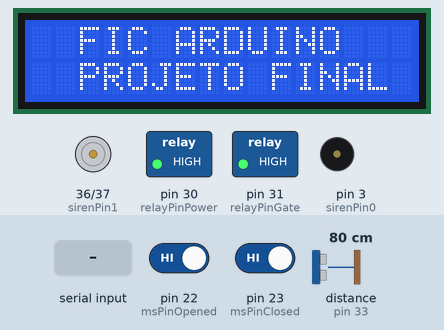
Recording of a sketch running on a simulated Arduino Mega 2560, built with avr-gcc and run on an emulated ATmega2560. Parts: 16×2 character LCD, motor-driver pin pairs drawn as motors (green arrow = first pin HIGH = forward, orange = second pin HIGH = backward, longer = more drive), switched loads named in the sketch (green lamp = pin HIGH), buzzer (waves = sounding). The inputs (shaded band) are chosen by the test bench; at power-on: pin 22 (msPinOpened) HIGH, pin 23 (msPinClosed) HIGH, distance to the obstacle (sensor on pin 33) 80 cm. The echo pulse lasts 58.3 µs per cm; what the sketch prints to the serial monitor is not drawn.

Above: at 1.2 s.
1.3 s: "o" received over Serial
At 2.1 s:
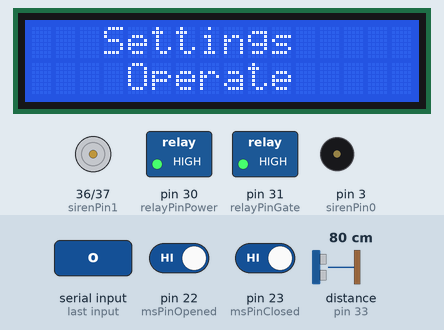
4.3 s: pin 22 (msPinOpened) driven LOW
At 5.6 s:
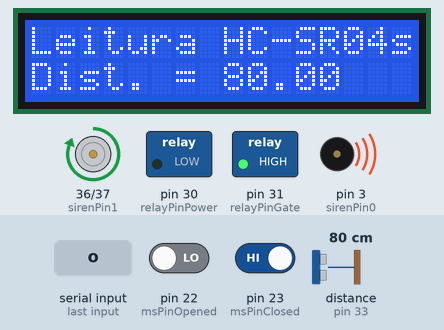
7.3 s: pin 23 (msPinClosed) driven LOW
At 7.7 s:
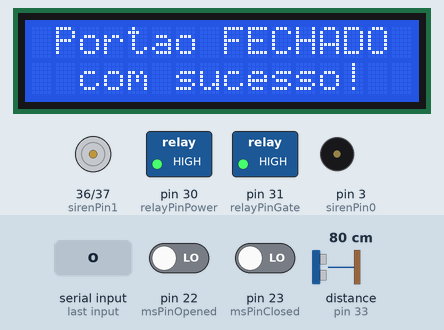
8.8 s: "s" received over the second serial link
At 9.8 s:
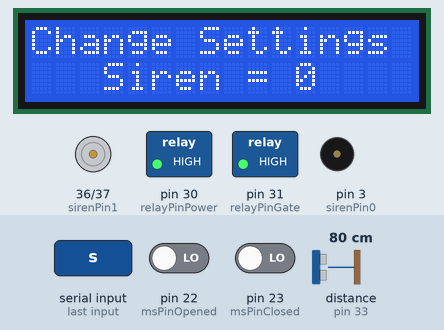
11.8 s: pin 23 (msPinClosed) driven HIGH
At 12.7 s:
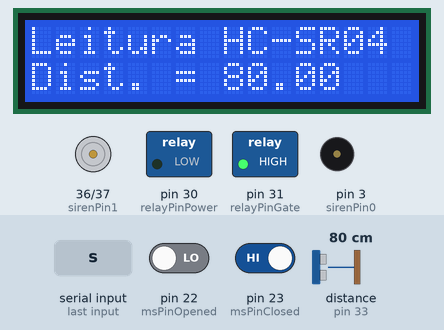
13.8 s: distance to the obstacle (sensor on pin 33) set to 33 cm
At 15.0 s:
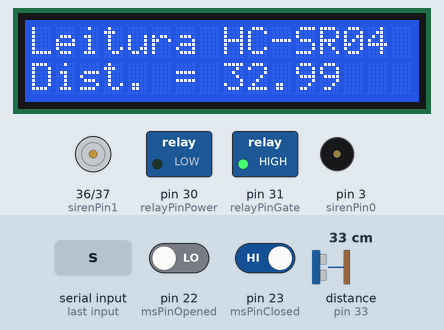
15.3 s: distance to the obstacle (sensor on pin 33) set to 28 cm
Timing chart, 0 to 52.6 s (numbered marks = the images above; inputs shaded):
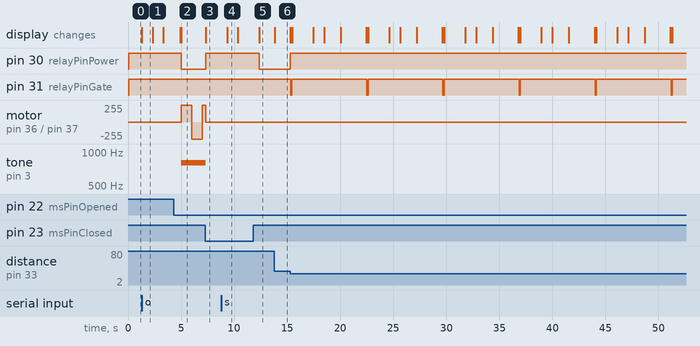

The sketch:

00_-_Projeto_Final.ino
```cpp
/*-----------------------------------------------------------------------
 *      PROJETO FINAL DO CURSO DE ARDUÍNO IFSC 2018.2
 *
 * ALUNOS:  Guilherme Maximiliano Reichert Negri      guilhermenegri@gmail.com
 *          Giovane Alexandre Werlang                 giovanealexandre@hotmail.com
 *
 * OBJETIVO:  Controle de portão eletrônico (mas poderia ser qualquer carga!)
 * MOTIVAÇÃO: Moro em um condomínio com sala comercial no térreo. Durante o horário comercial o portão fica
 *            aberto para os clientes da sala comercial usarem as garagens, fora do horário comercial o portão
 *            deve ficar fechado. O problema é que o portão não sabe quando é horário comercial, e não há forma
 *            fácil de habilitar o fechamento automático. O PIOTA veio para resolver esse problemas e adicionar
 *            funções ao simples portão eletrônico tradicional.
 *
 * Faça o download do código em: https://github.com/IsoMaximous/IFSC_2018.2_Arduino
 *
 * Código do programa de Portão Eletrônico Automátio
 * P - Portão
 *  i - Internet
 *  o - Of
 *  t - Things
 * A - Automático
 *
 *   **********************************************
 *   ********** VERSÃO PARA ARDUINO MEGA **********
 *   **********************************************
 *
 * MELHORIAS A IMPLEMENTAR:
 * 1 - Gravação de novo controle na memória EEPROM
 * 2 - Conexão com internet via ESP 8266 e protocolo MQTT
 * 3 - Implementar Photo Resistor
 * 4 - Operar settings via controle IR
 * 5 - Implementar barreia IR e remover Ultrasonic
 *-----------------------------------------------------------------------*/

// BIBLIOTECAS AUXILIARES
#include "Arduino.h"          //Biblioteca nativa
#include "LiquidCrystal.h"    //Biblioteca nativa para utilizar LCD 16x2
#include "Ultrasonic.h"       //Biblioteca para sensor ultrassônico HC-SR04
#include "IRremote.h"         //Biblioteca para utilizar sensor infra vermelho (Somente receptor nesta fase do porjeto)
#include "RCSwitch.h"         //Biblioteca para utilizar receptor RF 433Mhz, mesmo que controles remotos padrão de portão eletrônico
#include "LinkedList.h"       //Biblioteca com funções para manipular listas. (Somente testes nesta fase do porjeto)
#include "EEPROM.h"           //Biblioteca com funções de escrita e leitura da EEPROM. Os códigos dos controles remotos utilizados fora salvos na EEPROM.
/*OBS: A biblioteca IRremote.h utiliza o timer 1, assim como a função nativa tone(), o que gera conflito e não compila o código.
 * Portanto, é necessário alterar qual timer o IRremote utiliza, no arquivo boarddefs.h linha 82 para ATmega2560 */

// DEFINIÇÃO DOS PINOS

// a) LCD - LiquidCrystal lcd(rs, en, d4, d5, d6, d7)
#define lcdPin_RS  29
#define lcdPin_E 28
#define lcdPin_D4 24
#define lcdPin_D5 25
#define lcdPin_D6 26
#define lcdPin_D7 27

// b) Fim de curso - Micro Switches
#define msPinOpened 22
#define msPinClosed 23

// c) Relés
#define relayPinPower 30
#define relayPinGate 31

// d) HCSR04
#define hcPin_trig 32
#define hcPin_echo 33

// e) Infra Vermelho
#define IRrecvPin 34

// f) Buzzer
#define sirenPin0 3
#define sirenPin1 36
#define sirenPin2 37

// g) Photo resistor, para acionar o motor ao escurecer (Não implementado nesta fase do projeto)

// VARIÁVEIS GLOBAIS E DEFINIÇÕES
const int lcdCol = 16;                    //CONSTANTE Configuração do número de colunas do LCD
const int lcdRow =  2;                    //CONSTANTE Configuração do número de linhas do LCD
const int lcdAnimaConst = 15;             //CONSTANTE Configuração para regular velocidade de troca de tela no LCD
const int eeAddressRFListSize = 0;        //Posição na memória EEPROM que armazena tamanho da lista de controles RF cadastrados
int eeAddressRFFirstRegister = 1;         //Posição na memória EEPROM que armazena primeiro controle RF cadastrado
int rfListSize = 0;                       //Variável Tamanho da lista de controles RF cadastrados
int lcdChange = 0;                        //CONTADOR para alterar mensagem no LCD
int msOpenedStatus = 0;                   //Variável Status do micro switch Portão Aberto
int msClosedStatus = 0;                   //Variável Status do micro switch Portão Fechado
int gateLast = 0;                         //Variável com a última operação do portão (abrir ou fechar)
unsigned long gateOperateLast = millis(); //Variável com tempo inicial para IRrecev
unsigned long lcdLast = millis();         //Variável com tempo inicial para LCD Anima
unsigned long gateAutoCloseLast = 0;      //Variável com tempo inicial para gateAutoClose
unsigned long sirenLast = 0;              //Variável com tempo inicial para siren
bool sirenChange = 0;                     //Variável que muda entre 2 estados da sirene (frequência e cor de led)
bool sirenOn = 1;                         //Variável boleana que liga/desliga função siren ( ON=1; OFF=0 )
int gac =0;                               //Variável intermediária que dispara a função gateAutoClose() quando atinge tempo limite definodo por delayToAutoCloseGate
unsigned int sirenFreq1 = 800;            //Variável usada na função Tone()para sirene
unsigned int sirenFreq2 = 1500;           //Variável usada na função Tone()para sirene
unsigned int sirenDelayToChange = 1000;   //CONSTANTE tempo entre trocas da sirene
char setValue = 0;                        //Variável para Switch Case dos Ajustes via terminal
char setValue1 = 0;                       //Variável para Switch Case dos Ajustes via bluetooth (ligado em Tx1 e Rx1 do Mega)

// Variáveis Customizáveis
const int delayToAutoCloseGate = 5;       //CONSTANTE Configuração do tempo de espera para fechamento automático, em segundos
bool gateAutoCloseOn = 1;                 //Variável boleana que liga/desliga função gateAutoClose ( ON=1; OFF=0 )

// INICIALIZAÇÃO DE OBJETOS
LiquidCrystal lcd(lcdPin_RS,lcdPin_E,lcdPin_D4,lcdPin_D5,lcdPin_D6,lcdPin_D7);  //Inicializa LCD
Ultrasonic ultrasonic(hcPin_trig,hcPin_echo);                                   //Inicializa HC-SR04
IRrecv IRrecvSignal(IRrecvPin);                                                 //Inicializa receptor IRrecv
decode_results IRrecvResults;                                                   //Converte valores lidos pelo receptor IRrecv
RCSwitch rfSignal = RCSwitch();                                                 //Inicializa receptor RF
LinkedList<unsigned long> rfList = LinkedList<unsigned long>();                 //Lista de códigos de controle salvos pelo portão

void setup() {
  Serial.begin(9600);               //Inicializa terminal
  Serial1.begin(9600);              //Inicializa bluetooth

  lcd.begin(lcdCol, lcdRow);        //Configuração do número de colunas e linhas do LCD
  pinMode(msPinOpened,INPUT);       //Configuração do pino do micro switch "Portão Aberto"
  pinMode(msPinClosed,INPUT);       //Configuração do pino do micro switch "Portão Fechado"
  pinMode(relayPinPower,OUTPUT);    //Configuração do pino do relé de alimentação "Power"
  pinMode(relayPinGate,OUTPUT);     //Configuração do pino do relé de direção (abre/fecha) "Gate"
  digitalWrite(relayPinPower,HIGH); //Relé "Low level trigger", iniciar em HIGH para não atuar relé
  digitalWrite(relayPinGate,HIGH);  //Relé "Low level trigger", iniciar em HIGH para não atuar relé
  pinMode(IRrecvPin,INPUT);         //Configuração do pino do Infra Vermelho
  pinMode(sirenPin0,OUTPUT);        //Configuração do pino da sirene - Buzzer
  pinMode(sirenPin1,OUTPUT);        //Configuração do pino da sirene - LED 1
  pinMode(sirenPin2,OUTPUT);        //Configuração do pino da sirene - LED 2
  IRrecvSignal.enableIRIn();        //Inicializa o receiver
  rfSignal.enableReceive(0);        //Recebe na interrupt 0 => que é o Pin #2
  eepromLoad();                     //Função que carrega lista de códigos de controle salvos na EEPROM
}

void loop() {

  msRead();       //Lê status das chaves de fim de curso
  rfRead();       //Verifica se recebeu sinal de RF
  IRrecvRead();   //Verifica se recebeu sinal de IR
  lcdAnima();     //Animação do LCD (Opcional)
  gateAutoClose(delayToAutoCloseGate);    //Verifica fechamento automáico do portão
  settings();     //Verifica se recebeu instruções para alterar configurações customizáveis do portão

}

// FUNÇÕES E SUBROTINAS

// 01 - Escreve no LCD
// Função interna criada para simplificar a leitura do código quando enviado comando de escrever no LCD
void lcdWrite(int lcdRow1, String lcdRow1Txt, int lcdRow2, String lcdRow2Txt,bool lcdClear){
  if (lcdClear) { lcd.clear(); }  //Limpa display
  lcd.setCursor(lcdRow1,0);       //Posiciona cursor na linha 1
  lcd.print(lcdRow1Txt);          //Escreve na linha 1
  lcd.setCursor(lcdRow2,1);       //Posiciona cursor na linha 2
  lcd.print(lcdRow2Txt);          //Escreve na linha 2
}

// 02 - Animação do LCD enquando nada acontece
void lcdAnima() {
  switch (lcdChange){
    case 0:   lcdWrite(2,"FIC ARDUINO",2,"PROJETO FINAL",1);          break;
    case 100: lcdWrite(0,"Controles Salvos",7,String(rfListSize),1);        break;
    case 250: lcdWrite(3,"SMART GATE",4," (-_-) ",1);                 break;
    case 290: lcdWrite(3,"SMART GATE",4," (o_o) ",0);                 break;
    case 320: lcdWrite(3,"SMART GATE",4," (-_-) ",0);                 break;
    case 340: lcdWrite(3,"SMART GATE",4," (0_0) ",0);                 break;
    case 370: lcdWrite(3,"SMART GATE",4,"_(0_0)_",0);                 break;
    case 390: lcdWrite(3,"SMART GATE",4,"|(0_0)_",0);                 break;
    case 410: lcdWrite(3,"SMART GATE",4,"/(0_0)_",0);                 break;
    case 430: lcdWrite(3,"SMART GATE",4,"|(0_0)_",0);                 break;
    case 450: lcdWrite(3,"SMART GATE",4,"/(0_0)_",0);                 break;
    case 470: lcdWrite(3,"SMART GATE",4,"_(0_0)_",0);                 break;
    case 500: lcdWrite(0,"Guilherme Negri",0,"Giovane Werlang",1);    break;
    case 800: lcdChange = -1;                                         break;
  }
/*
 * Ao invés de usar delay(), conto o tempo com millis(), o que deixa o código mais flúido
 */
  if (millis()-lcdLast > lcdAnimaConst) {
    lcdChange++;
    lcdLast=millis();
  }
}
// 03 - Operação lógica do portão
void gateOperate(){
  if (millis() - gateOperateLast > 250) {
      if      ((msClosedStatus==HIGH)&(msOpenedStatus==LOW )) { openGate(); }
      else if ((msClosedStatus==LOW )&(msOpenedStatus==HIGH)) { closeGate();}
      else {lcdWrite(2,"YOU GOT ME!",2,"What to do?",1); delay(1000); lcdChange = 0;} /* qual ação aqui? */
   }
   gateOperateLast = millis();
}
// 04 - Abrir portão
void openGate(){
  digitalWrite(relayPinPower,HIGH); //Aciona relé Power (LOW -> Relé Low Level Trigger)
  delay(50);                        //Delay adicionado para coordenar a operação dos relés, evitando colamento de contato
  digitalWrite(relayPinGate,LOW);   //Aciona relé de direção (LOW -> Relé Low Level Trigger)
  delay(50);                        //Delay adicionado para coordenar a operação dos relés, evitando colamento de contato
  digitalWrite(relayPinPower,LOW);  //Aciona relé Power (LOW -> Relé Low Level Trigger)
  gateLast = 1;                     //Armazena que última operação foi "Abrir"
  while (msOpenedStatus==LOW){
    siren(); //Deve estar dentro do while, concebida assim
    msRead();
    lcdAnima();
  }
  gateOpened();
}
// 05 - Fehar portão
void closeGate(){
  digitalWrite(relayPinPower,LOW);  //Aciona relé Power (LOW -> Relé Low Level Trigger)
  gateLast = 0;                     //Armazena que última operação foi "Abrir"
  while (msClosedStatus==LOW){
    siren(); //Deve estar dentro do while, concebida assim
    msRead();
    gateAntiCrush();
    if (gac==1){
      gac=0;
      openGate();
      break;
    }
  }
  gateClosed();
}
// 06 - Portão abriu com sucesso
void gateOpened(){
  digitalWrite(relayPinPower,HIGH);
  delay(50);                       //Delay adicionado para coordenar a operação dos relés, evitando colamento de contato
  digitalWrite(relayPinGate,HIGH);
  digitalWrite(sirenPin1,LOW);     //Desliga LEDs da sirene
  digitalWrite(sirenPin2,LOW);     //Desliga LEDs da sirene
  noTone(sirenPin0);               //Desliga Buzzer da sirene
  lcdWrite(1,"Portao ABERTO",2,"com sucesso!",1);
  delay(2000);    //delay adicionado apenas para dar tempo de ler no LCD
  lcdChange = 0;  //Reinicia mensagem no LCD
  gateAutoCloseLast = millis();
}
// 07 - Portão fechou com sucesso
void gateClosed(){
  digitalWrite(relayPinPower,HIGH); //Desliga o motor do portão
  digitalWrite(sirenPin1,LOW);      //Desliga LEDs da sirene
  digitalWrite(sirenPin2,LOW);      //Desliga LEDs da sirene
  noTone(sirenPin0);                //Desliga Buzzer da sirene
  lcdWrite(1,"Portao FECHADO",2,"com sucesso!",1);
  delay(1000);    //delay adicionado apenas para dar tempo de ler no LCD
  lcdChange = 0;  //Reinicia mensagem no LCD
}
// 08 - Leitura dos Micro Switches de fim de curso
void msRead() {
  msOpenedStatus = !digitalRead(msPinOpened); //Leitura do micro switch Portão Aberto
  msClosedStatus = !digitalRead(msPinClosed); //Leitura do micro switch Portão Fechado
}
// 09 - Leitura de RF - Controles remotos 433Mhz
void rfRead() {
   if (rfSignal.available()) {
    Serial.println("rfRead entrou");
    rfListSize = rfList.size();
    for (int i = 0; i < rfListSize; i++) {
      if (rfSignal.getReceivedValue() == rfList.get(i)){
        gateOperate();
        break;
      } else {lcdWrite(0,"Nao encontrado:",3,String(rfSignal.getReceivedValue()),1); }
    }
    rfSignal.resetAvailable();  //Receber próximo sinal

/* DEBUG
 *  Serial.print("Received ");
 *  Serial.print( rfSignal.getReceivedValue() );
 *  Serial.print(":");
 *  Serial.print( rfList.get(0) );
 *  Serial.print(" / ");
 *  Serial.print( rfSignal.getReceivedBitlength() );
 *  Serial.print("bit ");
 *  Serial.print("Protocol: ");
 *  Serial.print( rfSignal.getReceivedProtocol() );
 */
  }
}
// 10 - Leitura de Infra Vermelho (IR)
/*NOTA: O objetivo original era utilizar o IR como barreira na função antiCrush. Não foi implementado nesta versão.
 * Potencial: Utilizar o IR para ajustar settings() da segunte forma:
 * 1 - Quando em operação normal, o portão usa o receptor IR para barreira.
 * 2 - Quanto em operação de ajustes - settings() - , desabilita emissor IR da barreira e o receptor IR lê controle remoto.
 */
void IRrecvRead() {
  if (IRrecvSignal.decode(&IRrecvResults)) {
    gateOperate();
    IRrecvSignal.resume();   //Receber próximo sinal
  }
}
// 11 - Fechamento Automático
void gateAutoClose(int delayToClose){
  if ((gateAutoCloseOn)&(msOpenedStatus==HIGH)){
    if (millis()-gateAutoCloseLast > delayToClose*1000) {
      closeGate();
    }
  }
}
// 12 - Anti Esmagamento
/*Durante o fechamento verifica se existe obstáculo no caminho
 * caso positivo, gac 1, caso negativo, gac 0
 *
 * NOTA: Originalmente ao invés de usar a variável gac foi utilizado return
 * No início funcionou, mas depois parou de funcionar. Por falta de tempo, não foi debugado
 */
void gateAntiCrush() {
    //Le as informacoes do sensor ultrasonico em cm
    float hcValue;                                          //Variável que armazena valor lido pelo HC-SR04
    long microsec = ultrasonic.timing();
    hcValue = ultrasonic.convert(microsec,Ultrasonic::CM);
    if (hcValue < 30) { gac = 1; } //return 1};

    lcdWrite(0,"Leitura HC-SR04",0,"Dist. = "+String(hcValue)+"    ",0);  //Escreve informações do sensor ultrasonico no LCD
}
// 13 - Sirene durante acionamento do portão
/*  Da forma como está escrito o código, a função siren() deve ser chada dentro de algum tipo de laço (for, while, etc...)
 *  a função por si só não tem nenhum recurso de laço.
 */
void siren(){
  if((sirenOn==1)&&(millis()-sirenLast>sirenDelayToChange)){
    sirenChange=!sirenChange;   //muda braço do if/else
    sirenLast=millis();         //reseta a variável sirenLast
    if (sirenChange) {
      digitalWrite(sirenPin1,HIGH);
      digitalWrite(sirenPin2,LOW);
      tone(sirenPin0, sirenFreq1);
    } else {
      digitalWrite(sirenPin1,LOW);
      digitalWrite(sirenPin2,HIGH);
      tone(sirenPin0, sirenFreq1);
    }
  }
}

// 14 - Ajustes feitos por comandos externos (Bluetooth, Wifi, terminal...)
/*NOTA: Somente alguns parâmetros simples foram implementados
 * Mas pode-se também altrar valores numéricos como tempo do delayToAutoClose, sirenFreq1 e 2, sirenDelayToChange
 */
void settings() {
  setValue=Serial.read();
  setValue1=Serial1.read();
  if((setValue=='o')||(setValue1=='o')){ //Caso tenha outras fontes de alteração, adicionar condição
    setValue = 0;
    lcdWrite(3,"Settings",4,"Operate",1);  Serial.println("openGate = "+String(setValue));
    delay(1000); //delay adicionado apenas para dar tempo de ler no LCD
    gateOperate();
  } else if ((setValue=='s')||(setValue1=='s')){
    setValue = 0;
    lcdWrite(0,"Change Settings",3,"Siren = "+String(!sirenOn),1);  Serial.println("Siren = "+String(setValue));
    delay(1000); //delay adicionado apenas para dar tempo de ler no LCD
    sirenOn=!sirenOn;
  } else if ((setValue=='a')||(setValue1=='a')){
    setValue = 0;
    lcdWrite(0,"Change Settings",1,"Auto Close = "+String(!gateAutoCloseOn),1); Serial.println("AutoClose = "+String(setValue));
    delay(1000); //delay adicionado apenas para dar tempo de ler no LCD
    gateAutoCloseOn=!gateAutoCloseOn;
  }
}
// 15 - Carrega dados da EEPROM
/* Nesta versão, carrega apenas lista de controles e tamanho da lista, mas pode carregar todos os dados customizáveis!
 */
void eepromLoad(){
  EEPROM.get(eeAddressRFListSize,rfListSize);
  for(int i=0;i<rfListSize;i++){
    unsigned long rfTemp = 0;
    EEPROM.get(eeAddressRFFirstRegister, rfTemp);
    rfList.add(rfTemp);
    eeAddressRFFirstRegister += sizeof(unsigned long);
  }

/* DEBUG
 * Serial.print(sizeof(unsigned long));
 * Serial.print(" / rfList: ");
 * Serial.print(rfList.size());
 * Serial.print(" / EEPROM List: ");
 * Serial.println(rfListSize);
 * for (int i=0; i<rfList.size();i++) { Serial.println(rfList.get(i)); }
 */

}
// Função Salva rfList na EEPROM (Não implementada nesta versão)
/* OBJETIVO: Reconhecer o código do controle, verificar se já está na memória, adicionar na lista e armazenar lista na EEPROM
 */
void rfListSave(){
  rfListSize = rfList.size();
  EEPROM.put(eeAddressRFListSize,rfListSize);
  for(int i=0;i<rfListSize;i++){
    unsigned long rfTemp = 0;
    rfTemp = rfList.get(i);
    EEPROM.put(eeAddressRFFirstRegister, rfTemp);
    eeAddressRFFirstRegister += sizeof(unsigned long);
  }
}
/* NOTAS FINAIS:
 *  O objetivo principal deste projeto é criar um portão eletrônico conectado à internet para que possa ser operado e consultado via internet.
 *  O protocolo de comunicação provapelmente será MQTT, pode-se utilizar um Raspberry como server e algo como IBM Watson
 *  O módilo Wifi ESP 8266 não funcionou, problemas para regravar o firmware.
 *
 * PROBLEMAS ENFRENTADOS:
 *  1 - O motor elétrico gera um campo magnético forte o suficiente para causar interferência no funcionamento do LCD.
 *      Não tive evidências de que prejudica o funionamento do microprocessador.
 *        *Nota interferência: No início tentei utilizar um dimmer de chuveiro para reduzir a velocidade do motor, e nesta
 *         situação houve interferências relevantes para o funcionamento do portão, portanto foi retirado.
 *  2 - O acionamento do portão é feito através de relés. Durante a prototipagem, um relé "colou" os contator, ficando sempre
 *      no mesmo estado independentemente do comando recebido. Isso ocorreu provavelmente devido ao faiscamento interno no
 *      momento de reverão (função antiCrush), por esse motivo os relés foram coordenados com delay de 50ms.
 */
```

Measured:
- after the input at 1.3 s, the display: changes at once (image 1)
- after the input at 4.3 s, pin 30 (relayPinPower): HIGH → LOW after 0.70 s; motor on pin 36 (sirenPin1) / pin 37 (sirenPin2): stopped → forward 255/255 after 0.70 s, → backward 255/255 1.0 s later, → forward 255/255 1.0 s later
- after the input at 7.3 s, pin 30 (relayPinPower): LOW → HIGH at once; motor on pin 36 (sirenPin1) / pin 37 (sirenPin2): forward 255/255 → stopped at once; tone on pin 3 (sirenPin0): 800 Hz → silent at once; the display: changes at once (image 3)
- after the input at 8.8 s, the display: changes after 0.54 s (image 4)
- after the input at 11.8 s, pin 30 (relayPinPower): HIGH → LOW after 0.57 s; the display: changes after 0.59 s (image 5)
- after the input at 13.8 s, the display: changes at once (image 6)
- after the input at 15.3 s, pin 30 (relayPinPower): LOW → HIGH at once; pin 31 (relayPinGate): alternates HIGH for 7.1 s and LOW for 0.10 s, starting after 0.06 s
